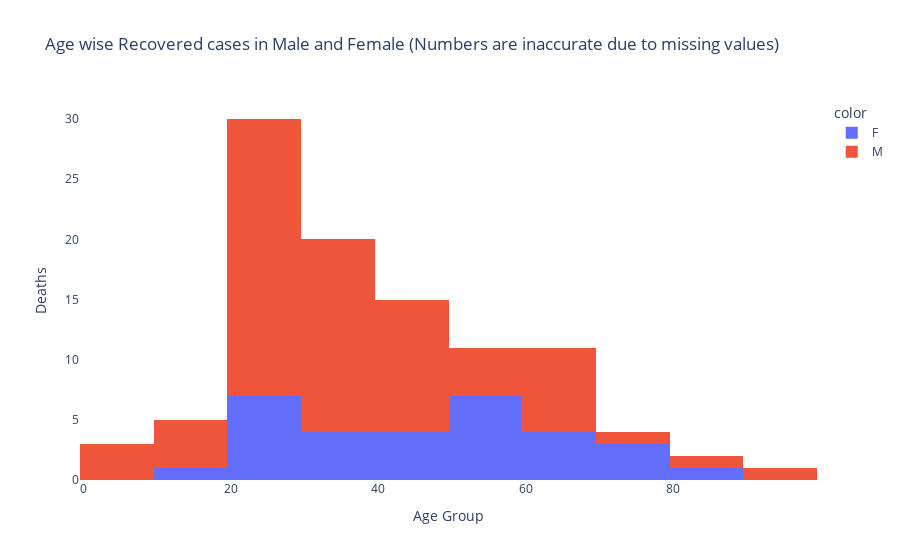

The notebook cell this image was saved under:
### Code cell
temp = p_df[['status_change_date','age_bracket','current_status','gender','detected_state']].dropna()
rec = temp[temp['current_status'] == 'Recovered'].drop('current_status',axis =1).sort_values('status_change_date',ascending=True)
rec_x = rec['age_bracket'].astype(int)
rec_y = rec['gender']
fig = px.histogram(x=rec_x,color =rec_y,orientation = 'v',
                   title='Age wise Recovered cases in Male and Female (Numbers are inaccurate due to missing values)')
fig.update_layout(barmode='stack')
fig.update_layout(plot_bgcolor='rgb(275, 270, 273)',yaxis_title='Deaths',xaxis_title='Age Group')
fig.show()

### Figure 1 — Plotly figure (JSON) as saved in the notebook; plotly's stock layout.template omitted (floating-point values rounded to 4 significant figures)
{"data": [{"alignmentgroup": "True", "bingroup": "x", "hoverlabel": {"namelength": 0}, "hovertemplate": "color=F<br>x=%{x}<br>count=%{y}", "legendgroup": "F", "marker": {"color": "#636efa"}, "name": "F", "offsetgroup": "F", "orientation": "v", "showlegend": true, "type": "histogram", "x": [20, 70, 45, 24, 34, 23, 36, 64, 73, 13, 56, 24, 63, 47, 61, 53, 45, 89, 67, 20, 23, 37, 58, 56, 29, 51, 41, 53, 32, 70, 59], "xaxis": "x", "yaxis": "y"}, {"alignmentgroup": "True", "bingroup": "x", "hoverlabel": {"namelength": 0}, "hovertemplate": "color=M<br>x=%{x}<br>count=%{y}", "legendgroup": "M", "marker": {"color": "#EF553B"}, "name": "M", "offsetgroup": "M", "orientation": "v", "showlegend": true, "type": "histogram", "x": [24, 69, 59, 45, 85, 45, 16, 18, 35, 26, 48, 51, 48, 40, 33, 23, 69, 35, 3, 24, 21, 53, 32, 18, 46, 25, 21, 21, 65, 65, 54, 25, 32, 96, 27, 27, 63, 35, 36, 22, 27, 20, 1, 24, 41, 33, 35, 38, 47, 32, 23, 70, 65, 40, 1, 24, 34, 32, 46, 22, 42, 21, 38, 18, 38, 23, 22, 35, 63, 26, 26], "xaxis": "x", "yaxis": "y"}], "layout": {"barmode": "stack", "legend": {"title": {"text": "color"}, "tracegroupgap": 0}, "plot_bgcolor": "rgb(275, 270, 273)", "title": {"text": "Age wise Recovered cases in Male and Female (Numbers are inaccurate due to missing values)"}, "xaxis": {"anchor": "y", "domain": [0, 1], "title": {"text": "Age Group"}}, "yaxis": {"anchor": "x", "domain": [0, 1], "title": {"text": "Deaths"}}}}
